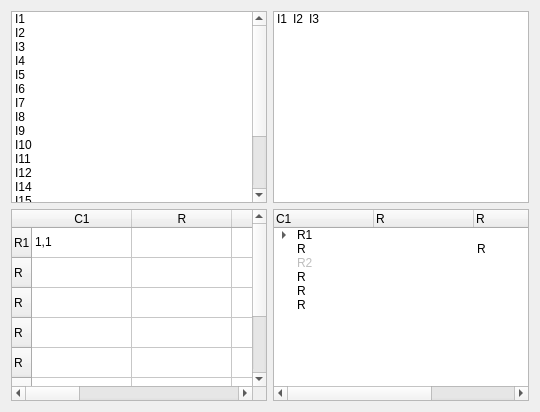
         <widget class="QWidget" name="tab_2">
          <attribute name="title">
           <string notr="true">DataView</string>
          </attribute>
          <layout class="QGridLayout" name="gridLayout_2">
           <item row="0" column="0">
            <widget class="QListWidget" name="listWidget">
             <item>
              <property name="text">
               <string notr="true">I1</string>
              </property>
              <property name="icon">
               <iconset resource="qsseditor.qrc">
                <normaloff>:/images/battery.png</normaloff>:/images/battery.png</iconset>
              </property>
             </item>
             <item>
              <property name="text">
               <string notr="true">I2</string>
              </property>
              <property name="icon">
               <iconset resource="qsseditor.qrc">
                <normaloff>:/images/image-sunset.png</normaloff>:/images/image-sunset.png</iconset>
              </property>
             </item>
             <item>
              <property name="text">
               <string notr="true">I3</string>
              </property>
              <property name="icon">
               <iconset resource="qsseditor.qrc">
                <normaloff>:/images/user.png</normaloff>:/images/user.png</iconset>
              </property>
             </item>
             <item>
              <property name="text">
               <string notr="true">I4</string>
              </property>
             </item>
             <item>
              <property name="text">
               <string notr="true">I5</string>
              </property>
             </item>
             <item>
              <property name="text">
               <string notr="true">I6</string>
              </property>
             </item>
             <item>
              <property name="text">
               <string notr="true">I7</string>
              </property>
             </item>
             <item>
              <property name="text">
               <string notr="true">I8</string>
              </property>
             </item>
             <item>
              <property name="text">
               <string notr="true">I9</string>
              </property>
             </item>
             <item>
              <property name="text">
               <string notr="true">I10</string>
              </property>
             </item>
             <item>
              <property name="text">
               <string notr="true">I11</string>
              </property>
             </item>
             <item>
              <property name="text">
               <string notr="true">I12</string>
              </property>
             </item>
             <item>
              <property name="text">
               <string notr="true">I14</string>
              </property>
             </item>
             <item>
              <property name="text">
               <string notr="true">I15</string>
              </property>
             </item>
             <item>
              <property name="text">
               <string notr="true">I16</string>
              </property>
             </item>
             <item>
              <property name="text">
               <string notr="true">I17</string>
              </property>
             </item>
             <item>
              <property name="text">
               <string notr="true">I18</string>
              </property>
             </item>
             <item>
              <property name="text">
               <string notr="true">I19</string>
              </property>
             </item>
             <item>
              <property name="text">
               <string notr="true">I20</string>
              </property>
             </item>
            </widget>
           </item>
           <item row="0" column="1">
            <widget class="QListWidget" name="listWidgetIcons">
             <property name="flow">
              <enum>QListView::LeftToRight</enum>
             </property>
             <property name="viewMode">
              <enum>QListView::IconMode</enum>
             </property>
             <item>
              <property name="text">
               <string notr="true">I1</string>
              </property>
              <property name="icon">
               <iconset resource="qsseditor.qrc">
                <normaloff>:/images/battery.png</normaloff>:/images/battery.png</iconset>
              </property>
             </item>
             <item>
              <property name="text">
               <string notr="true">I2</string>
              </property>
              <property name="icon">
               <iconset resource="qsseditor.qrc">
                <normaloff>:/images/image-sunset.png</normaloff>:/images/image-sunset.png</iconset>
              </property>
             </item>
             <item>
              <property name="text">
               <string notr="true">I3</string>
              </property>
              <property name="icon">
               <iconset resource="qsseditor.qrc">
                <normaloff>:/images/user.png</normaloff>:/images/user.png</iconset>
              </property>
             </item>
            </widget>
           </item>
           <item row="1" column="0">
            <widget class="QTableWidget" name="table">
             <property name="sortingEnabled">
              <bool>true</bool>
             </property>
             <attribute name="horizontalHeaderShowSortIndicator" stdset="0">
              <bool>true</bool>
             </attribute>
             <attribute name="verticalHeaderShowSortIndicator" stdset="0">
              <bool>true</bool>
             </attribute>
             <row>
              <property name="text">
               <string notr="true">R1</string>
              </property>
             </row>
             <row>
              <property name="text">
               <string>R</string>
              </property>
             </row>
             <row>
              <property name="text">
               <string>R</string>
              </property>
             </row>
             <row>
              <property name="text">
               <string>R</string>
              </property>
             </row>
             <row>
              <property name="text">
               <string>R</string>
              </property>
             </row>
             <row>
              <property name="text">
               <string>R</string>
              </property>
             </row>
             <row>
              <property name="text">
               <string notr="true">R2</string>
              </property>
             </row>
             <row>
              <property name="text">
               <string notr="true">R3</string>
              </property>
             </row>
             <column>
              <property name="text">
               <string notr="true">C1</string>
              </property>
             </column>
             <column>
              <property name="text">
               <string>R</string>
              </property>
             </column>
             <column>
              <property name="text">
               <string>C</string>
              </property>
             </column>
             <column>
              <property name="text">
               <string>C</string>
              </property>
             </column>
             <column>
              <property name="text">
               <string>C</string>
              </property>
             </column>
             <column>
              <property name="text">
               <string>C</string>
              </property>
             </column>
             <column>
              <property name="text">
               <string>C</string>
              </property>
             </column>
             <column>
              <property name="text">
               <string notr="true">C2</string>
              </property>
             </column>
             <item row="0" column="0">
              <property name="text">
               <string notr="true">1,1</string>
              </property>
             </item>
             <item row="0" column="7">
              <property name="text">
               <string notr="true">1,2</string>
              </property>
             </item>
             <item row="6" column="0">
              <property name="text">
               <string notr="true">2,1</string>
              </property>
             </item>
             <item row="6" column="7">
              <property name="text">
               <string notr="true">2,2</string>
              </property>
             </item>
             <item row="7" column="0">
              <property name="text">
               <string notr="true">3,1</string>
              </property>
              <property name="flags">
               <set>ItemIsSelectable|ItemIsDragEnabled|ItemIsUserCheckable</set>
              </property>
             </item>
             <item row="7" column="7">
              <property name="text">
               <string notr="true">2,3</string>
              </property>
              <property name="flags">
               <set>ItemIsSelectable|ItemIsDragEnabled|ItemIsUserCheckable</set>
              </property>
             </item>
            </widget>
           </item>
           <item row="1" column="1">
            <widget class="QTreeWidget" name="tree">
             <property name="allColumnsShowFocus">
              <bool>true</bool>
             </property>
             <attribute name="headerShowSortIndicator" stdset="0">
              <bool>true</bool>
             </attribute>
             <column>
              <property name="text">
               <string notr="true">C1</string>
              </property>
             </column>
             <column>
              <property name="text">
               <string>R</string>
              </property>
             </column>
             <column>
              <property name="text">
               <string>R</string>
              </property>
             </column>
             <column>
              <property name="text">
               <string notr="true">C2</string>
              </property>
             </column>
             <item>
              <property name="text">
               <string notr="true">R1</string>
              </property>
              <property name="text">
               <string/>
              </property>
              <property name="text">
               <string/>
              </property>
              <property name="text">
               <string notr="true"/>
              </property>
              <item>
               <property name="text">
                <string notr="true">C1</string>
               </property>
               <property name="checkState">
                <enum>Checked</enum>
               </property>
               <property name="text">
                <string/>
               </property>
               <property name="text">
                <string/>
               </property>
               <property name="text">
                <string notr="true">X1</string>
               </property>
               <property name="checkState">
                <enum>Checked</enum>
               </property>
              </item>
              <item>
               <property name="text">
                <string notr="true">C2</string>
               </property>
               <property name="checkState">
                <enum>PartiallyChecked</enum>
               </property>
               <property name="text">
                <string/>
               </property>
               <property name="text">
                <string/>
               </property>
               <property name="text">
                <string notr="true">X2</string>
               </property>
               <property name="checkState">
                <enum>PartiallyChecked</enum>
               </property>
              </item>
              <item>
               <property name="text">
                <string notr="true">C3</string>
               </property>
               <property name="text">
                <string/>
               </property>
               <property name="text">
                <string/>
               </property>
               <property name="text">
                <string notr="true">X3</string>
               </property>
               <property name="flags">
                <set>ItemIsSelectable|ItemIsDragEnabled|ItemIsUserCheckable</set>
               </property>
              </item>
             </item>
             <item>
              <property name="text">
               <string>R</string>
              </property>
              <property name="text">
               <string/>
              </property>
              <property name="text">
               <string>R</string>
              </property>
             </item>
             <item>
              <property name="text">
               <string notr="true">R2</string>
              </property>
              <property name="text">
               <string/>
              </property>
              <property name="text">
               <string/>
              </property>
              <property name="text">
               <string/>
              </property>
              <property name="flags">
               <set>ItemIsSelectable|ItemIsDragEnabled|ItemIsUserCheckable</set>
              </property>
             </item>
             <item>
              <property name="text">
               <string>R</string>
              </property>
             </item>
             <item>
              <property name="text">
               <string>R</string>
              </property>
             </item>
             <item>
              <property name="text">
               <string>R</string>
              </property>
             </item>
            </widget>
           </item>
          </layout>
         </widget>
